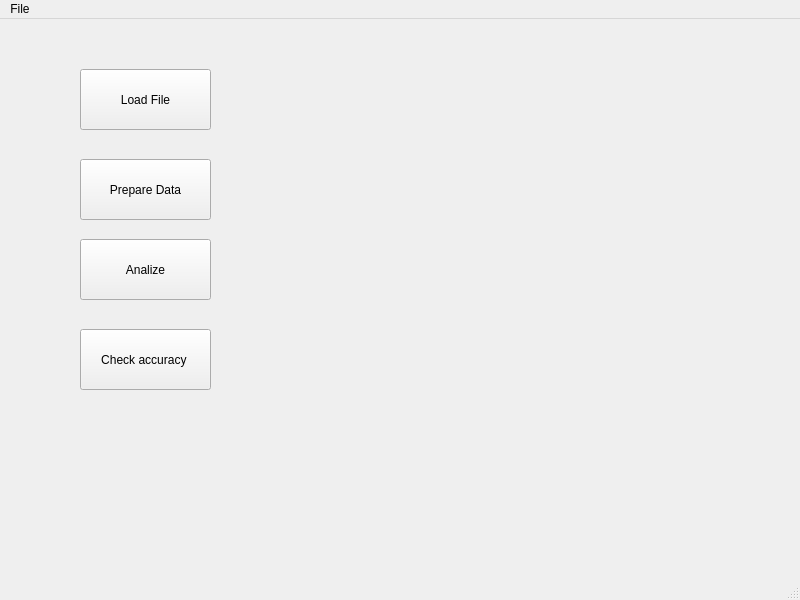
<?xml version="1.0" encoding="UTF-8"?>
<ui version="4.0">
 <class>MainWindow</class>
 <widget class="QMainWindow" name="MainWindow">
  <property name="geometry">
   <rect>
    <x>0</x>
    <y>0</y>
    <width>800</width>
    <height>600</height>
   </rect>
  </property>
  <property name="windowTitle">
   <string>MainWindow</string>
  </property>
  <widget class="QWidget" name="centralwidget">
   <widget class="QPushButton" name="loadFile">
    <property name="geometry">
     <rect>
      <x>80</x>
      <y>50</y>
      <width>131</width>
      <height>61</height>
     </rect>
    </property>
    <property name="text">
     <string>Load File</string>
    </property>
   </widget>
   <widget class="QPushButton" name="prepareData">
    <property name="geometry">
     <rect>
      <x>80</x>
      <y>140</y>
      <width>131</width>
      <height>61</height>
     </rect>
    </property>
    <property name="text">
     <string>Prepare Data</string>
    </property>
   </widget>
   <widget class="QPushButton" name="analize">
    <property name="geometry">
     <rect>
      <x>80</x>
      <y>220</y>
      <width>131</width>
      <height>61</height>
     </rect>
    </property>
    <property name="text">
     <string>Analize</string>
    </property>
   </widget>
   <widget class="QPushButton" name="checkAccuracy">
    <property name="geometry">
     <rect>
      <x>80</x>
      <y>310</y>
      <width>131</width>
      <height>61</height>
     </rect>
    </property>
    <property name="text">
     <string>Check accuracy </string>
    </property>
   </widget>
  </widget>
  <widget class="QMenuBar" name="menubar">
   <property name="geometry">
    <rect>
     <x>0</x>
     <y>0</y>
     <width>800</width>
     <height>21</height>
    </rect>
   </property>
   <widget class="QMenu" name="menuFile">
    <property name="title">
     <string>File</string>
    </property>
   </widget>
   <addaction name="menuFile"/>
  </widget>
  <widget class="QStatusBar" name="statusbar"/>
 </widget>
 <resources/>
 <connections/>
</ui>
